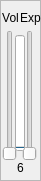
   <widget class="QFrame" name="frame_6">
    <property name="geometry">
     <rect>
      <x>230</x>
      <y>140</y>
      <width>41</width>
      <height>181</height>
     </rect>
    </property>
    <property name="frameShape">
     <enum>QFrame::StyledPanel</enum>
    </property>
    <property name="frameShadow">
     <enum>QFrame::Raised</enum>
    </property>
    <widget class="QSlider" name="MIDI_Expression_6">
     <property name="geometry">
      <rect>
       <x>20</x>
       <y>30</y>
       <width>20</width>
       <height>131</height>
      </rect>
     </property>
     <property name="maximum">
      <number>127</number>
     </property>
     <property name="value">
      <number>0</number>
     </property>
     <property name="orientation">
      <enum>Qt::Vertical</enum>
     </property>
    </widget>
    <widget class="QSlider" name="MIDI_Volume_6">
     <property name="geometry">
      <rect>
       <x>0</x>
       <y>30</y>
       <width>20</width>
       <height>131</height>
      </rect>
     </property>
     <property name="maximum">
      <number>127</number>
     </property>
     <property name="value">
      <number>0</number>
     </property>
     <property name="orientation">
      <enum>Qt::Vertical</enum>
     </property>
    </widget>
    <widget class="QLabel" name="label_20">
     <property name="geometry">
      <rect>
       <x>0</x>
       <y>10</y>
       <width>21</width>
       <height>16</height>
      </rect>
     </property>
     <property name="text">
      <string notr="true">Vol</string>
     </property>
     <property name="alignment">
      <set>Qt::AlignCenter</set>
     </property>
    </widget>
    <widget class="QLabel" name="label_21">
     <property name="geometry">
      <rect>
       <x>20</x>
       <y>10</y>
       <width>21</width>
       <height>16</height>
      </rect>
     </property>
     <property name="text">
      <string notr="true">Exp</string>
     </property>
    </widget>
    <widget class="QLabel" name="label_22">
     <property name="geometry">
      <rect>
       <x>10</x>
       <y>160</y>
       <width>21</width>
       <height>16</height>
      </rect>
     </property>
     <property name="text">
      <string notr="true">6</string>
     </property>
     <property name="alignment">
      <set>Qt::AlignCenter</set>
     </property>
    </widget>
    <widget class="QProgressBar" name="MIDI_VolDisp_6">
     <property name="geometry">
      <rect>
       <x>15</x>
       <y>35</y>
       <width>10</width>
       <height>116</height>
      </rect>
     </property>
     <property name="maximumSize">
      <size>
       <width>10</width>
       <height>16777215</height>
      </size>
     </property>
     <property name="maximum">
      <number>127</number>
     </property>
     <property name="value">
      <number>0</number>
     </property>
     <property name="textVisible">
      <bool>false</bool>
     </property>
     <property name="orientation">
      <enum>Qt::Vertical</enum>
     </property>
    </widget>
   </widget>
